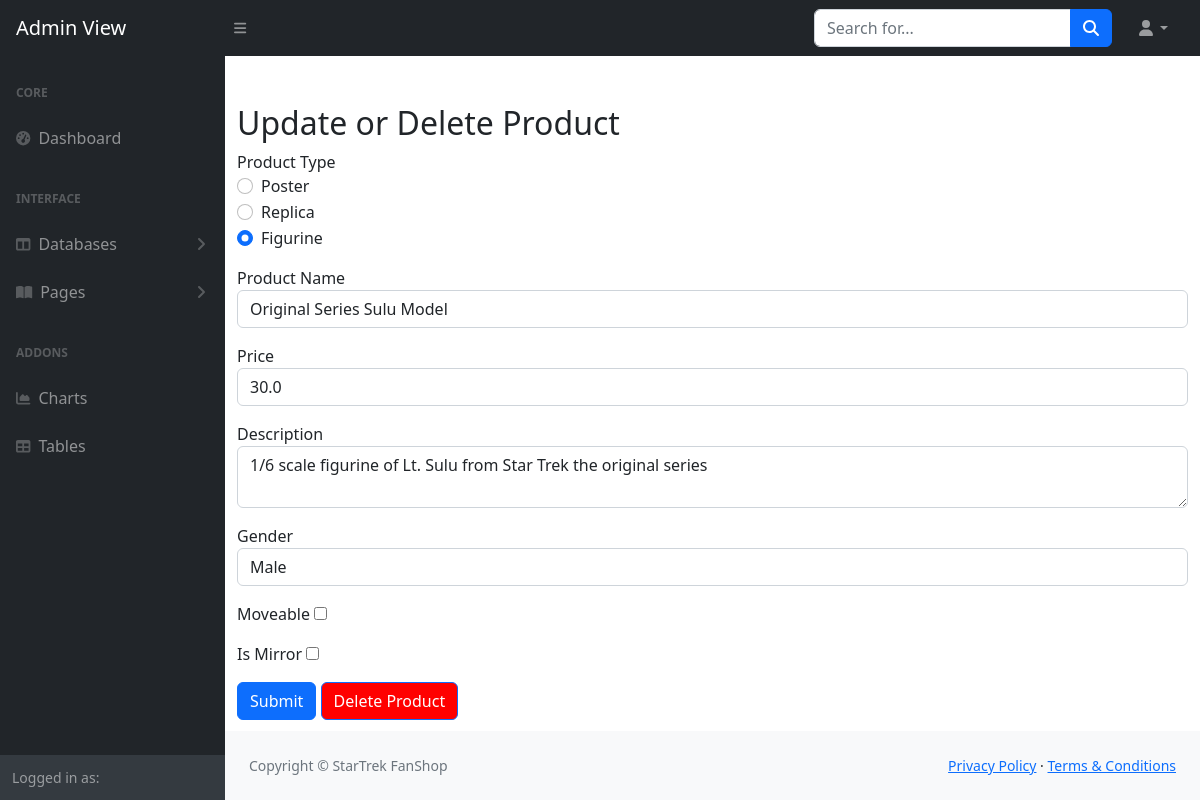
The page /manage_product/2 on the database as committed earlier.
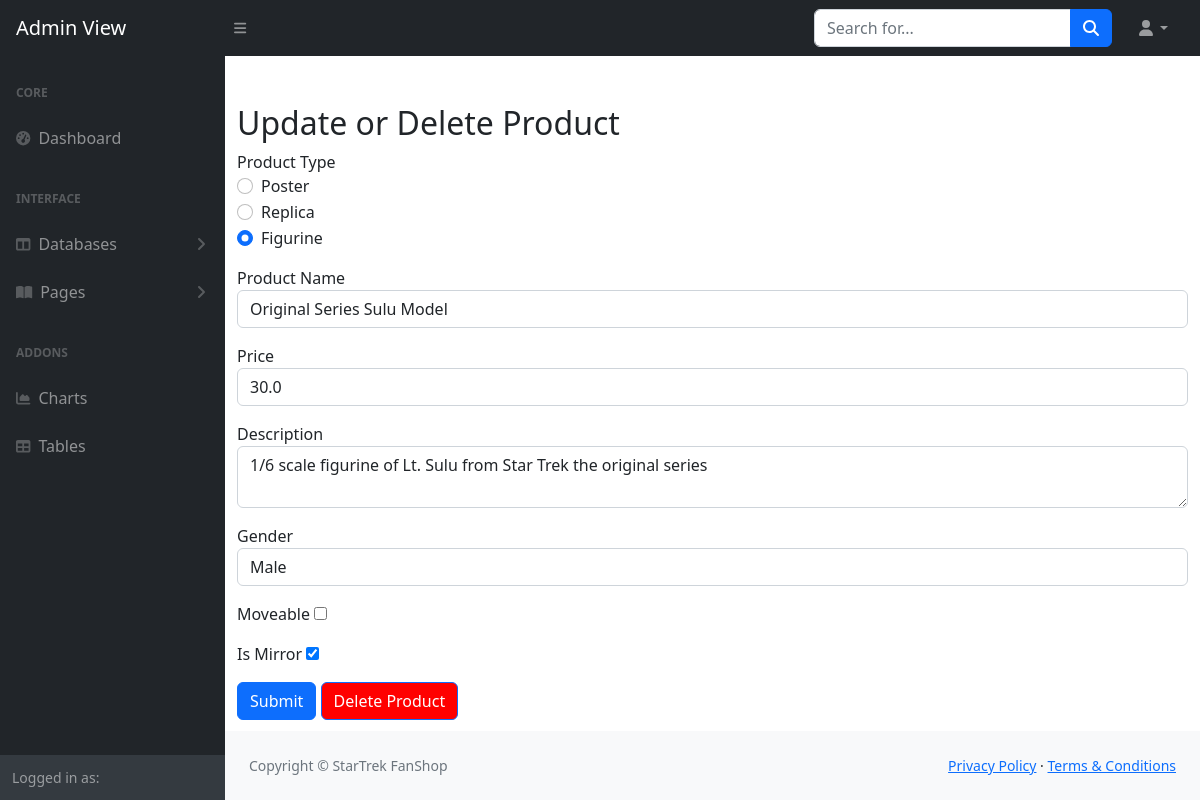
The same page on the database as committed later.
### tables this page shows
CREATE TABLE products (
        productID INTEGER PRIMARY KEY AUTOINCREMENT,
        productName TEXT NOT NULL,
        price REAL NOT NULL,
        type TEXT,
        gender TEXT,
        movable BOOLEAN,
        isMirror BOOLEAN,
        character TEXT,
        hasColour BOOLEAN,
        dimensions TEXT,
        material TEXT,
        scale TEXT,
        isLimited BOOLEAN,
        description TEXT,
        image_blob BLOB
    );

### app.py (the view, shortened to what this page needs)
@app.route('/manage_product/<int:productID>', methods=['GET', 'POST'])
def manage_product(productID):
    productService = ProductService()
    product = productService.get_product_by_id(productID)
    if product.image_blob:
        product.image = base64.b64encode(product.image_blob).decode('utf-8')
    else:
        product.image = None
    return render_template('manage_product.html', product=product)

### dao/productDAO.py (called while the page is built)
    def get_product_by_id(self, productID):
        sql = '''SELECT * FROM products WHERE productID = ?'''
        cursor = self.conn.execute(sql, (productID,))
        row = cursor.fetchone()
        if row:
            return Product(*row)
        self.conn.close()
        return None

### services/ProductService.py (called while the page is built)
    def get_product_by_id(self, productID):
        return self.productDAO.get_product_by_id(productID)

### templates/manage_product.html (shortened to what the changed rows need)
<!DOCTYPE html>
<html lang="en">
    <head>
        <link href="https://cdn.jsdelivr.net/npm/simple-datatables@7.1.2/dist/style.min.css" rel="stylesheet" />
        <link href="{{ url_for('static', filename='css/styles_admin.css') }}" rel="stylesheet" />
    </head>
    <body class="sb-nav-fixed">
        <div id="layoutSidenav">
            <div id="layoutSidenav_content">
    <div class="container mt-5">
        <h2>Update or Delete Product</h2>
        <form method="POST" name='edit' action="{{ url_for('manage_product', productID=product.productID) }}">
            <div class="form-group mb-3">
                <div class="form-check">
                    <input class="form-check-input" type="radio" name="productType" id="poster" value="poster" {% if product.type == 'poster' %} checked {% endif %} onchange="this.form.submit()">
                    <label class="form-check-label" for="poster">Poster</label>
                </div>
                <div class="form-check">
                    <input class="form-check-input" type="radio" name="productType" id="replica" value="replica" {% if product.type == 'replica' %} checked {% endif %} onchange="this.form.submit()">
                    <label class="form-check-label" for="replica">Replica</label>
                </div>
                <div class="form-check">
                    <input class="form-check-input" type="radio" name="productType" id="figurine" value="figurine" {% if product.type == 'figurine' %} checked {% endif %} onchange="this.form.submit()">
                    <label class="form-check-label" for="figurine">Figurine</label>
                </div>
            </div>
        </form>
        <form method="POST" name="save" action="{{ url_for('manage_product', productID=product.productID) }}" enctype="multipart/form-data">
            <div class="form-group mb-3">
                <label for="productName">Product Name</label>
                <input type="text" class="form-control" id="productName" name="productName" value="{{ product.productName }}" required>
            </div>
            <div class="form-group mb-3">
                <label for="price">Price</label>
                <input type="number" class="form-control" id="price" name="price" value="{{ product.price }}" required>
            </div>
            <div class="form-group mb-3">
                <label for="description">Description</label>
                <textarea class="form-control" id="description" name="description" required>{{ product.description }}</textarea>
            </div>
            <div {% if product.type != 'figurine' %}style="display: none;"{% endif %}>
                <div class="form-group mb-3">
                    <label for="gender">Gender</label>
                    <input type="text" class="form-control" id="gender" name="gender" value="{{ product.gender }}" {% if product.type == 'figurine' %} required {% endif %}>
                </div>
                <div class="form-group mb-3">
                    <label for="isMirror">Is Mirror</label>
                    <input type="checkbox" id="isMirror" name="isMirror" {% if product.isMirror %} checked {% endif %}>
                </div>
            </div>
        </form>
    </div>
</html>

Rows that differ between the two databases and show on the page:
changed products "☐ Poster": isMirror "☐" → "☑"
